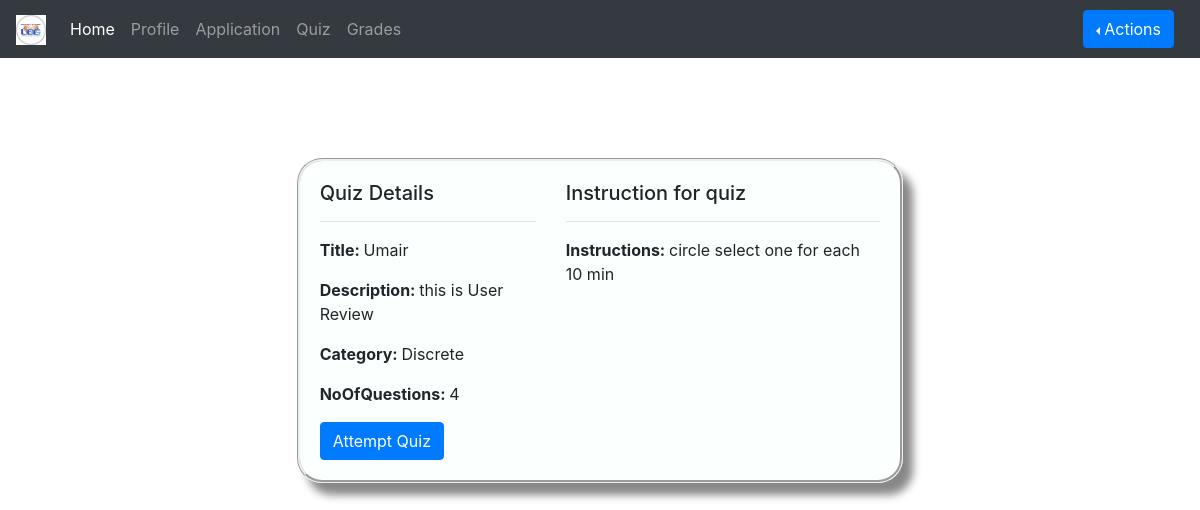
Page /User/Quiz/ (signed in) on the committed database.
### InterviewPanel/models.py (models this page shows, shortened)
class Quiz(models.Model):
    title = models.CharField(
        verbose_name="Title",
        max_length=60, blank=False,
        help_text=" Descriptive Title For Quiz"
    )
    description = models.TextField(verbose_name="Description", null=True,
                                   help_text="Add some meaningful information about this Quiz.")
    url = models.SlugField(
        max_length=60, blank=True, unique=True,
        help_text="a user friendly url",
        verbose_name="user friendly url")
    Instructions = models.TextField(verbose_name="Instructions", null=True,
                                    help_text="Add some meaningful information about rules to follow during Quiz")
    category = models.ForeignKey(
        Category, null=True, blank=True,
        verbose_name="Category", on_delete=models.CASCADE, help_text="To Manage The Quizzes Assign a Categeory")
    answers_at_end = models.BooleanField(
        blank=False, default=False,
        help_text=("Correct answer is NOT shown after question."
                   " Answers displayed at the end."),
        verbose_name="Answers at end")
    single_attempt = models.BooleanField(
        blank=False, default=False,
        help_text=("If yes, only one attempt by"
                   " a user will be permitted."
                   " Non users cannot sit this exam."),
        verbose_name="Single Attempt")
    success_text = models.TextField(
        blank=True, help_text="Displayed if user passes.",
        verbose_name="Success Text")
    fail_text = models.TextField(
        verbose_name="Fail Text",
        blank=True, help_text="Displayed if user fails.")
    timestamp = models.DateTimeField(auto_now_add=True)
    class Meta:
        ordering = ['timestamp', ]
        verbose_name = "Quiz"
        verbose_name_plural = "Quizzes"

class Category(models.Model):
    category = models.CharField(
        verbose_name="Category",
        max_length=250, blank=True,
        unique=True, null=True)
    objects = CategoryManager()
    class Meta:
        verbose_name = "Category"
        verbose_name_plural = "Categories"
    def __str__(self):
        return self.category

### UserViews/views.py (the view)
# urls.py: path('Quiz/', views.QuizPortal, name="GetQuiz"),
@login_required
def QuizPortal(request):
    global context, access
    try:
        access = canAccess.objects.get(user=request.user)
    except canAccess.DoesNotExist:
        messages.error(request,
                       message="Probably you have attempted the quiz and removed from access list!! For more info "
                               "contact ADMIN or Organizer",
                       extra_tags="danger")
    if request.user.is_authenticated and request.user.has_perm('InterviewPanel.change_quiz') and access:
        print(access)
        quiz = get_object_or_404(Quiz, url=access.QuizName)
        NoOfquestion = Quiz.objects.get(url=access.QuizName).questions_set.all().count()
        print(NoOfquestion)
        if quiz.url == access.QuizName:
            context = {
                'quiz': quiz,
                'count': NoOfquestion
            }
    else:
        context = {
            'quiz': '1'
        }
    return render(request, "UserViews/question_Solving.html", context)

### UserViews/models.py (called while the page is built)
    def __str__(self):
        return self.QuizName

### UserViews/templates/UserViews/question_Solving.html (shortened to what this page needs)
{% extends 'basic3.html' %}
{%block body%}
{%if quiz == '1'%}
<div class="alert alert-danger alert-dismissible" role="alert">
	<button type="button" class="close" data-dismiss="alert" aria-label="Close">
		<span aria-hidden="true">&times;</span>
	</button>
	<h3>No Quiz :(</h3>
	<p>Quiz can only be attempted when admin will add a quiz or send it to you.You have to contact the admin in further
		explanation!</p>
	<p><b>It Is Also Possible That Admin Has Restricted You For Accessing the Quiz</b></p>
</div>
{%else%}
<div style="padding:100px">
	<div id="d1" class="container col-md-8">
		<div class="row">
			<div class="col-md-5">
				<h5>Quiz Details</h5><hr>
				<p><b>Title: </b>{{quiz.title}} </p>
				<p><b>Description: </b>{{quiz.description}}</p>
				<p><b>Category: </b>{{quiz.category}}</p>
				<p><b>NoOfQuestions: </b>{{count}}</p>
				<a href="{%url 'UserViews:GetQuestions' slug=quiz.url%}" role="button" class="btn btn-primary btnbox">Attempt
					Quiz</a>
			</div>
			<div class="col-md-7">
				<h5>Instruction for quiz</h5><hr>
				<p><b>Instructions: </b>{{quiz.Instructions}}</p>
			</div>
		</div>
	</div>
</div>
{%endif%}
{%endblock%}

### rows in the picture
Quiz: title "Umair", description "this is User Review", category "Discrete", Instructions "circle select one for each 10 min"

### other values in the picture
{{ count }} "4"
